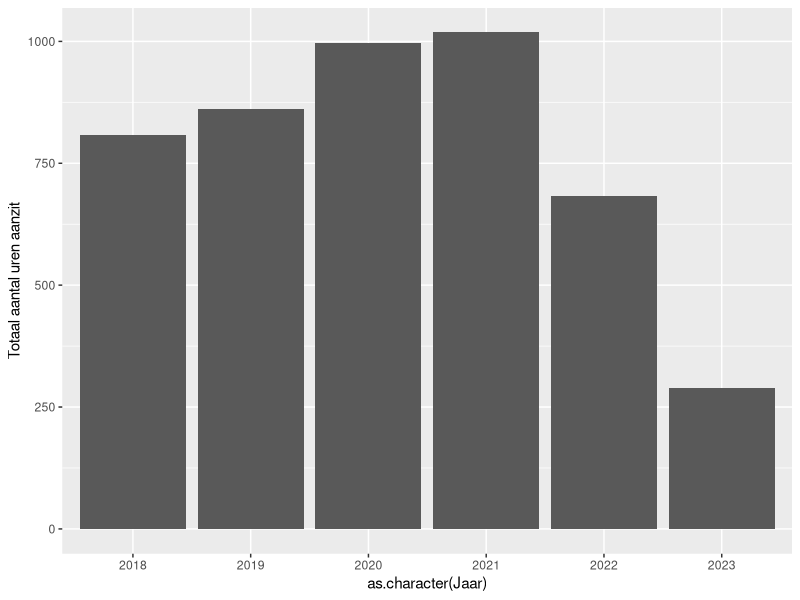
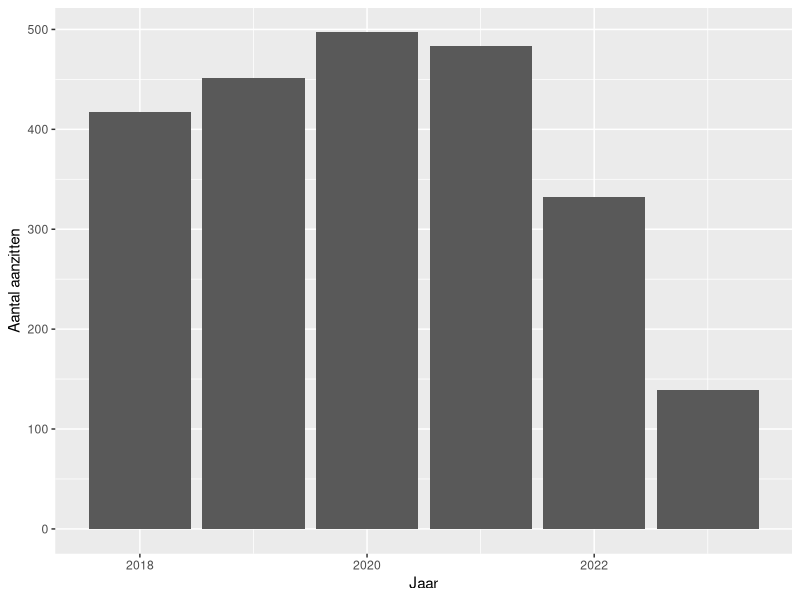
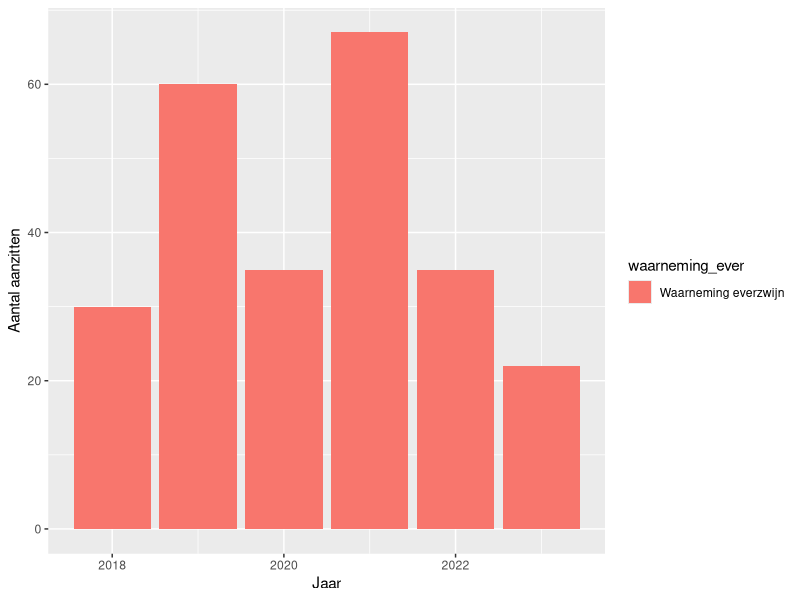

These figures' R source, in order: (Note: this script raises an error after producing the figures.)
## ---- chunk 1
library(tidyverse)
library(ggplot2)
## ---- chunk 2
Tot_aanzitduur <- read.csv("./dashboard/input/F04_1.csv")
## ---- chunk 3
ggplot(Tot_aanzitduur, 
         aes(x = as.character(Jaar),
             y = Totale_aanzitduur)) + 
  geom_bar(stat ='identity',
           position = "stack") + 
  ylab("Totaal aantal uren aanzit")
## ---- chunk 4
aanzitten_zones <- read.csv("./dashboard/input/F04_2.csv")
## ---- chunk 5
ggplot(aanzitten_zones,aes(x = Jaar, 
                           y = Aantal_Aanzit)) +
  geom_bar(stat="identity", 
           position="stack") + 
  labs(y = "Aantal aanzitten",
       x = "Jaar")
## ---- chunk 6
aanzit_totaal_ever_summary <- read.csv("./dashboard/input/F18_2.csv")
## ---- chunk 7
ggplot(aanzit_totaal_ever_summary,
         aes(x = Jaar, 
             y = aantal, 
             fill = waarneming_ever,
             order = waarneming_ever )) +
  geom_bar(stat = "identity", 
           position = "stack") + 
   labs(y ="Aantal aanzitten")
## ---- chunk 8
ggplot(aanzit_totaal_ever_percentage,
         aes(x = Jaar, 
             y = percentage,
             group = 1)) +
  geom_point() +
  geom_line() + 
  labs(y ="Percentage aanzitten met waarneming")

## ---- chunk 9
Waarnemingskans_summary <- read.csv("./dashboard/input/F18_3.csv")
## ---- chunk 10
ggplot(Waarnemingskans_summary, 
         aes(x = as.factor(Jaar),
             y = Gemiddelde)) +
  geom_errorbar(aes(ymin = Gemiddelde-CI, 
                    ymax = Gemiddelde+CI), 
                position = position_dodge(width = 0.3), 
                colour = "#688599", 
                width = 0, 
                size = 1) +
  geom_point(size = 3.5, 
             colour = "#688599") + 
  labs(y = "Aantal waargenomen everzwijnen per aanzituur")
## ---- chunk 11
Gem_tijd_waarneming <- read.csv("./dashboard/input/F18_4.csv")
## ---- chunk 12
ggplot(Gem_tijd_waarneming, 
         aes(x = as.factor(Jaar),
             y = Gemiddelde)) + 
 geom_errorbar(aes(ymin = Gemiddelde-CI, 
                   ymax = Gemiddelde+CI), 
               position = position_dodge(width=0.3), 
               colour = "#688599", 
               width = 0, 
               size = 1)+
  geom_point(size = 3.5, 
             colour ="#688599") + 
  labs(y="Gemiddelde tijd (uur) tot eerste ree waarneming")
